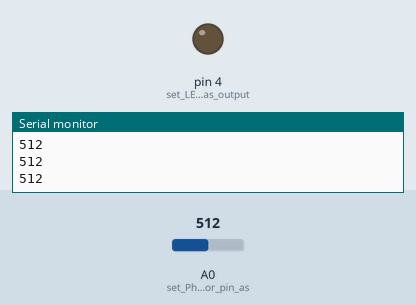
The sketch below on a simulated Arduino Uno, built with avr-gcc and run on an emulated ATmega328P. On the bench: output pins drawn as LEDs (lit = HIGH), the last lines printed to the serial monitor. Inputs (shaded band) come from the test bench; at power-on: A0 (set_Photoresistor_pin_as) = 512.

Above: at 1.2 s.
1.3 s: A0 (set_Photoresistor_pin_as) set to 213
2.8 s: A0 (set_Photoresistor_pin_as) set to 185
At 3.2 s:
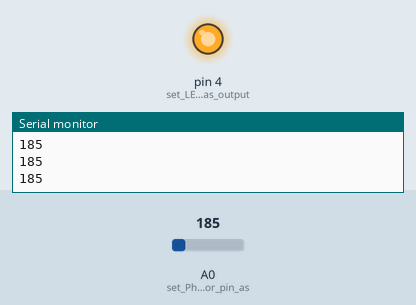
4.3 s: A0 (set_Photoresistor_pin_as) set to 210
At 5.4 s:
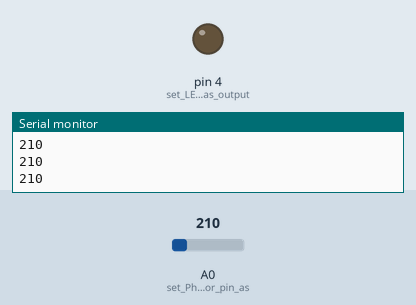
5.8 s: A0 (set_Photoresistor_pin_as) set to 190
At 6.6 s:
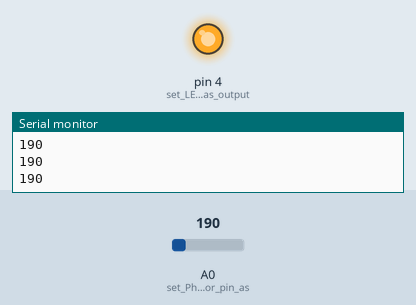
Timing chart, 0 to 8.3 s (numbered marks = the images above; inputs shaded):
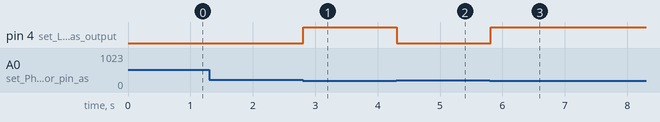

Measured:
- the behaviour switches between 200 and 199 on A0 (set_Photoresistor_pin_as) (found by bisection; images 0 and 1)
- after the input at 2.8 s, pin 4 (set_LED_pin_as_output): LOW → HIGH at once
- after the input at 4.3 s, pin 4 (set_LED_pin_as_output): HIGH → LOW at once
- after the input at 5.8 s, pin 4 (set_LED_pin_as_output): LOW → HIGH at once

The sketch:

Light_Controlled_LED.ino
```cpp
void setup(){
   // LED is connected to digital pin 4
   pinMode(4, OUTPUT);  // set LED pin as output
   // Photoresistor is conencted to analog pin 0
   pinMode(A0, INPUT);  // set Photoresistor pin as input
   Serial.begin(9600);  // Start serial monitor
}

void loop(){
  int LightValue;               // variable to store photoresistor value
  LightValue = analogRead(A0);  // read photoresistor value from pin A0
  Serial.println(LightValue);   // Display photoresistor value on serial monitor

  if(LightValue < 200){          // If light value is less than 200
      digitalWrite(4, HIGH);     // Turn LED on
      }

  else{                          // If light value is not less than 200
      digitalWrite(4,LOW);       // Turn LED off
      }
}
```
